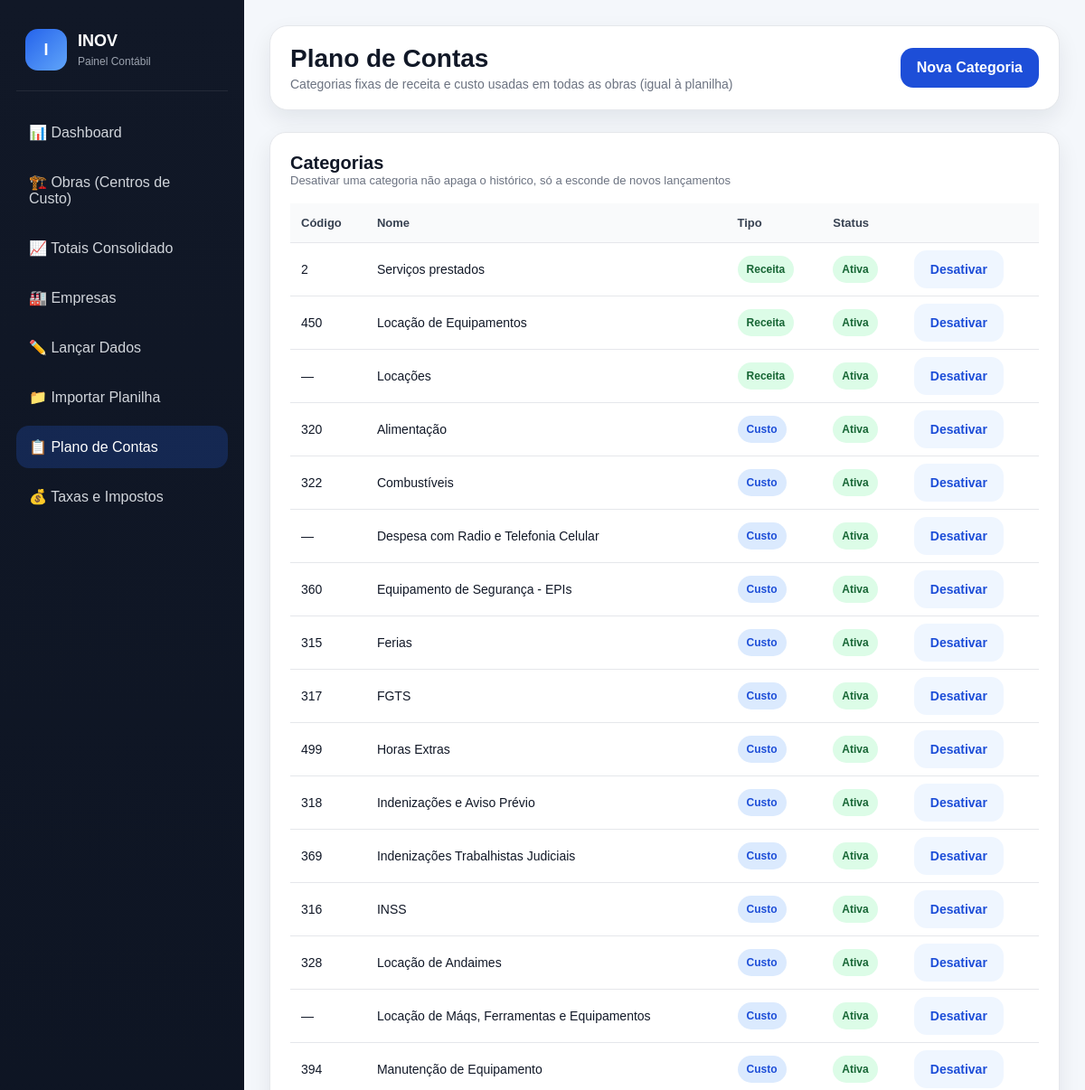
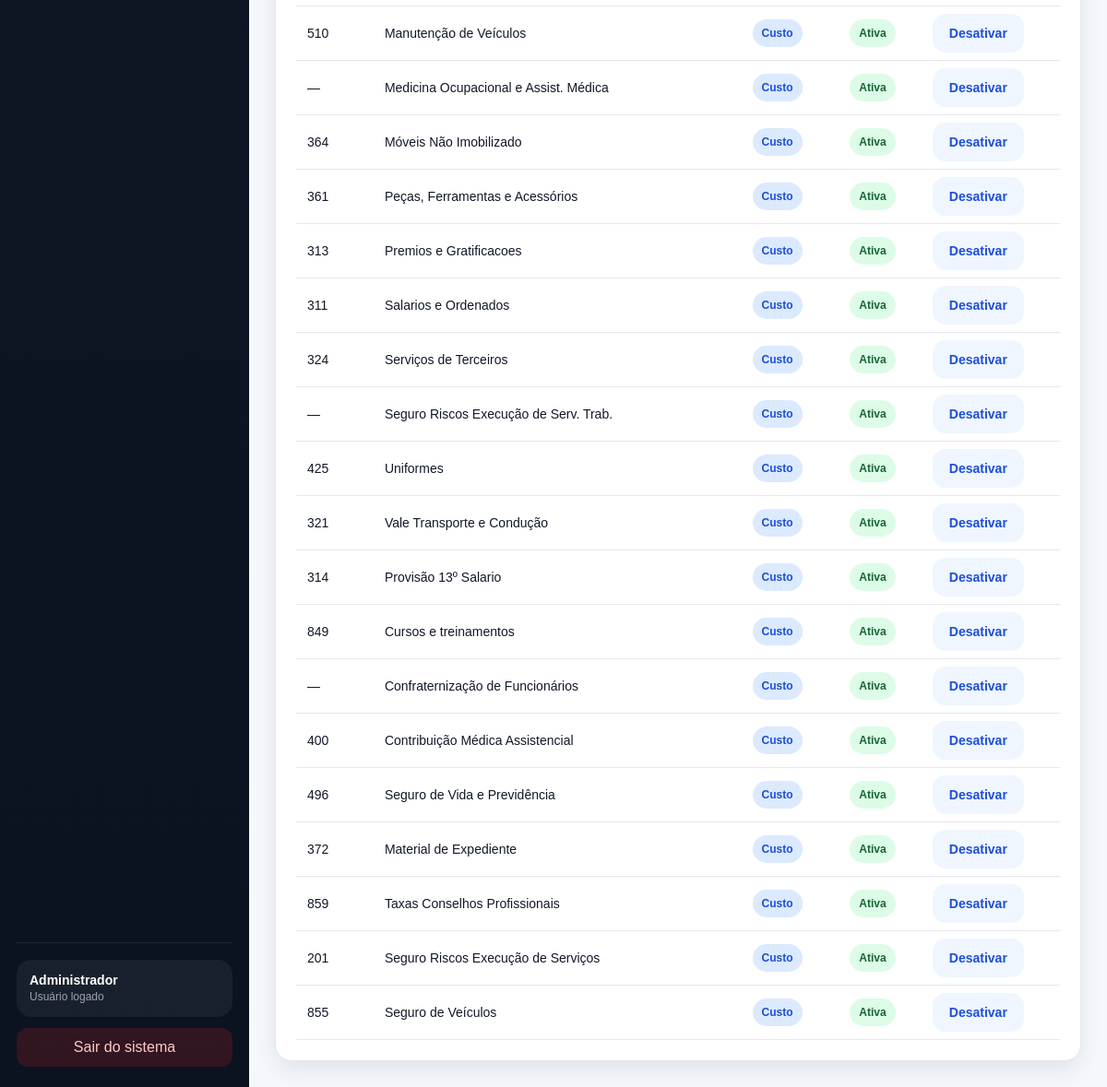
Screenshot of /categorias (signed in) with the database file from the repository (2 pictures, top to bottom).
### tables this page shows
CREATE TABLE categorias_conta (
            id INTEGER PRIMARY KEY AUTOINCREMENT,
            codigo TEXT,
            nome TEXT NOT NULL UNIQUE,
            tipo TEXT NOT NULL CHECK (tipo IN ('receita', 'custo')),
            ordem INTEGER NOT NULL DEFAULT 0,
            ativo INTEGER NOT NULL DEFAULT 1
        );

### app.py (the view, shortened to what this page needs)
@app.route("/categorias", methods=["GET", "POST"])
def categorias():
    redir = exigir_login()
    if redir:
        return redir
    conn = conectar()
    cur = conn.cursor()
    cur.execute("SELECT * FROM categorias_conta ORDER BY tipo DESC, ordem")
    lista = cur.fetchall()
    conn.close()
    return render_template("categorias.html", categorias=lista)

### app.py (called while the page is built)
def usuario_logado():
    return "usuario_id" in session

def exigir_login():
    if not usuario_logado():
        return redirect(url_for("login"))
    return None

### db.py (called while the page is built)
def conectar():
    conn = sqlite3.connect(DATABASE)
    conn.row_factory = sqlite3.Row
    conn.execute("PRAGMA foreign_keys = ON")
    return conn

### templates/categorias.html (shortened to what this page needs)
<!DOCTYPE html>
<html lang="pt-BR">
<head>
    <link rel="stylesheet" href="{{ url_for('static', filename='css/style.css') }}">
</head>
<body>
{% set ativo = 'categorias' %}
<div class="app-layout">
    {% include '_sidebar.html' %}
    <main class="main">
        <div class="topbar">
            <div>
                <h1>Plano de Contas</h1>
                <p>Categorias fixas de receita e custo usadas em todas as obras (igual à planilha)</p>
            </div>
            <div class="topbar-actions">
                <button class="btn btn-primary" onclick="openModal('modalCategoria')">Nova Categoria</button>
            </div>
        </div>
        <div class="card table-card">
            <div class="card-header">
                <div>
                    <h2>Categorias</h2>
                    <p>Desativar uma categoria não apaga o histórico, só a esconde de novos lançamentos</p>
                </div>
            </div>
            <table class="table">
                <thead>
                    <tr>
                        <th>Código</th>
                        <th>Nome</th>
                        <th>Tipo</th>
                        <th>Status</th>
                        <th></th>
                    </tr>
                </thead>
                <tbody>
                    {% for cat in categorias %}
                    <tr>
                        <td>{{ cat["codigo"] or "—" }}</td>
                        <td>{{ cat["nome"] }}</td>
                        <td>
                            <span class="badge {{ 'success' if cat['tipo'] == 'receita' else 'primary' }}">
                                {{ 'Receita' if cat['tipo'] == 'receita' else 'Custo' }}
                            </span>
                        </td>
                        <td>
                            <span class="badge {{ 'success' if cat['ativo'] else 'warning' }}">
                                {{ 'Ativa' if cat['ativo'] else 'Inativa' }}
                            </span>
                        </td>
                        <td>
                            <a class="btn btn-light" href="/categorias/{{ cat['id'] }}/alternar-status">
                                {{ 'Desativar' if cat['ativo'] else 'Ativar' }}
                            </a>
                        </td>
                    </tr>
                    {% endfor %}
                </tbody>
            </table>
        </div>
    </main>
</div>
</body>
</html>

### static/css/style.css (style rules this page uses)
:root { --bg: #f4f7fb; --sidebar: #111827; --sidebar-light: #1f2937; --card: #ffffff; --text: #111827; --muted: #6b7280; --border: #e5e7eb; --primary: #1d4ed8; --primary-hover: #1e40af; --success: #16a34a; --danger: #dc2626; --warning: #f59e0b; --shadow: 0 10px 25px rgba(17, 24, 39, 0.08); --radius: 18px; }
* { margin: 0; padding: 0; box-sizing: border-box; }
html, body { height: 100%; font-family: Arial, Helvetica, sans-serif; background: var(--bg); color: var(--text); }
a { text-decoration: none; color: inherit; }
button, input, select, textarea { font: inherit; }
.btn { border: none; border-radius: 14px; padding: 13px 18px; cursor: pointer; transition: 0.2s; font-weight: bold; }
.btn-primary { background: var(--primary); color: white; }
.btn-light { background: #eff6ff; color: var(--primary); }
.app-layout { display: flex; min-height: 100vh; }
.main { margin-left: 270px; width: calc(100% - 270px); padding: 28px; }
.topbar { background: white; border: 1px solid var(--border); border-radius: 20px; box-shadow: var(--shadow); padding: 20px 22px; margin-bottom: 24px; display: flex; justify-content: space-between; align-items: center; gap: 18px; }
.topbar h1 { font-size: 28px; margin-bottom: 4px; }
.topbar p { color: var(--muted); font-size: 14px; }
.topbar-actions { display: flex; gap: 12px; flex-wrap: wrap; }
.card { background: var(--card); border: 1px solid var(--border); border-radius: var(--radius); box-shadow: var(--shadow); padding: 22px; }
.card-header { display: flex; justify-content: space-between; align-items: center; gap: 12px; margin-bottom: 18px; }
.card-header h2 { font-size: 20px; }
.card-header p { color: var(--muted); font-size: 13px; }
.table-card { overflow-x: auto; }
.table { width: 100%; border-collapse: collapse; }
.table th, .table td { text-align: left; padding: 14px 12px; border-bottom: 1px solid var(--border); font-size: 14px; }
.table th { color: #374151; font-size: 13px; background: #f9fafb; }
.badge { display: inline-block; padding: 8px 10px; border-radius: 999px; font-size: 12px; font-weight: bold; }
.badge.primary { background: #dbeafe; color: #1d4ed8; }
.badge.success { background: #dcfce7; color: #166534; }

### rows the page displays
categorias_conta: codigo "2", nome "Serviços prestados", tipo "Receita", ativo "Ativa", ativo "Desativar"
categorias_conta: codigo "450", nome "Locação de Equipamentos", tipo "Receita", ativo "Ativa", ativo "Desativar"
categorias_conta: cat "—", nome "Locações", tipo "Receita", ativo "Ativa", ativo "Desativar"
categorias_conta: codigo "320", nome "Alimentação", tipo "Custo", ativo "Ativa", ativo "Desativar"
categorias_conta: codigo "322", nome "Combustíveis", tipo "Custo", ativo "Ativa", ativo "Desativar"
categorias_conta: cat "—", nome "Despesa com Radio e Telefonia Celular", tipo "Custo", ativo "Ativa", ativo "Desativar"
categorias_conta: codigo "360", nome "Equipamento de Segurança - EPIs", tipo "Custo", ativo "Ativa", ativo "Desativar"
categorias_conta: codigo "315", nome "Ferias", tipo "Custo", ativo "Ativa", ativo "Desativar"
categorias_conta: codigo "317", nome "FGTS", tipo "Custo", ativo "Ativa", ativo "Desativar"
categorias_conta: codigo "499", nome "Horas Extras", tipo "Custo", ativo "Ativa", ativo "Desativar"
categorias_conta: codigo "318", nome "Indenizações e Aviso Prévio", tipo "Custo", ativo "Ativa", ativo "Desativar"
categorias_conta: codigo "369", nome "Indenizações Trabalhistas Judiciais", tipo "Custo", ativo "Ativa", ativo "Desativar"
categorias_conta: codigo "316", nome "INSS", tipo "Custo", ativo "Ativa", ativo "Desativar"
categorias_conta: codigo "328", nome "Locação de Andaimes", tipo "Custo", ativo "Ativa", ativo "Desativar"
categorias_conta: cat "—", nome "Locação de Máqs, Ferramentas e Equipamentos", tipo "Custo", ativo "Ativa", ativo "Desativar"
categorias_conta: codigo "394", nome "Manutenção de Equipamento", tipo "Custo", ativo "Ativa", ativo "Desativar"
categorias_conta: codigo "510", nome "Manutenção de Veículos", tipo "Custo", ativo "Ativa", ativo "Desativar"
categorias_conta: cat "—", nome "Medicina Ocupacional e Assist. Médica", tipo "Custo", ativo "Ativa", ativo "Desativar"
categorias_conta: codigo "364", nome "Móveis Não Imobilizado", tipo "Custo", ativo "Ativa", ativo "Desativar"
categorias_conta: codigo "361", nome "Peças, Ferramentas e Acessórios", tipo "Custo", ativo "Ativa", ativo "Desativar"
categorias_conta: codigo "313", nome "Premios e Gratificacoes", tipo "Custo", ativo "Ativa", ativo "Desativar"
categorias_conta: codigo "311", nome "Salarios e Ordenados", tipo "Custo", ativo "Ativa", ativo "Desativar"
categorias_conta: codigo "324", nome "Serviços de Terceiros", tipo "Custo", ativo "Ativa", ativo "Desativar"
categorias_conta: cat "—", nome "Seguro Riscos Execução de Serv. Trab.", tipo "Custo", ativo "Ativa", ativo "Desativar"
categorias_conta: codigo "425", nome "Uniformes", tipo "Custo", ativo "Ativa", ativo "Desativar"
categorias_conta: codigo "321", nome "Vale Transporte e Condução", tipo "Custo", ativo "Ativa", ativo "Desativar"
categorias_conta: codigo "314", nome "Provisão 13º Salario", tipo "Custo", ativo "Ativa", ativo "Desativar"
categorias_conta: codigo "849", nome "Cursos e treinamentos", tipo "Custo", ativo "Ativa", ativo "Desativar"
categorias_conta: cat "—", nome "Confraternização de Funcionários", tipo "Custo", ativo "Ativa", ativo "Desativar"
categorias_conta: codigo "400", nome "Contribuição Médica Assistencial", tipo "Custo", ativo "Ativa", ativo "Desativar"
categorias_conta: codigo "496", nome "Seguro de Vida e Previdência", tipo "Custo", ativo "Ativa", ativo "Desativar"
categorias_conta: codigo "372", nome "Material de Expediente", tipo "Custo", ativo "Ativa", ativo "Desativar"
categorias_conta: codigo "859", nome "Taxas Conselhos Profissionais", tipo "Custo", ativo "Ativa", ativo "Desativar"
categorias_conta: codigo "201", nome "Seguro Riscos Execução de Serviços", tipo "Custo", ativo "Ativa", ativo "Desativar"
categorias_conta: codigo "855", nome "Seguro de Veículos", tipo "Custo", ativo "Ativa", ativo "Desativar"

### other values shown
{{ session["usuario_nome"] }} "Administrador"
